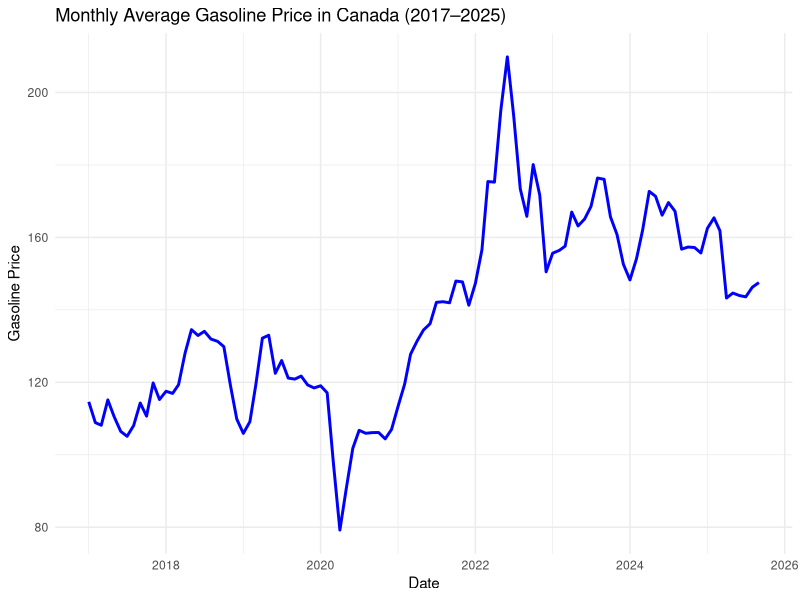
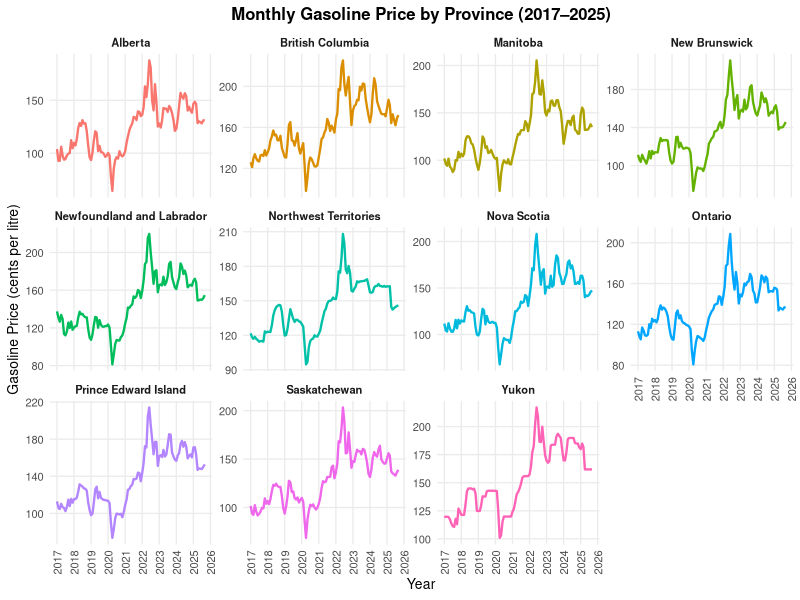
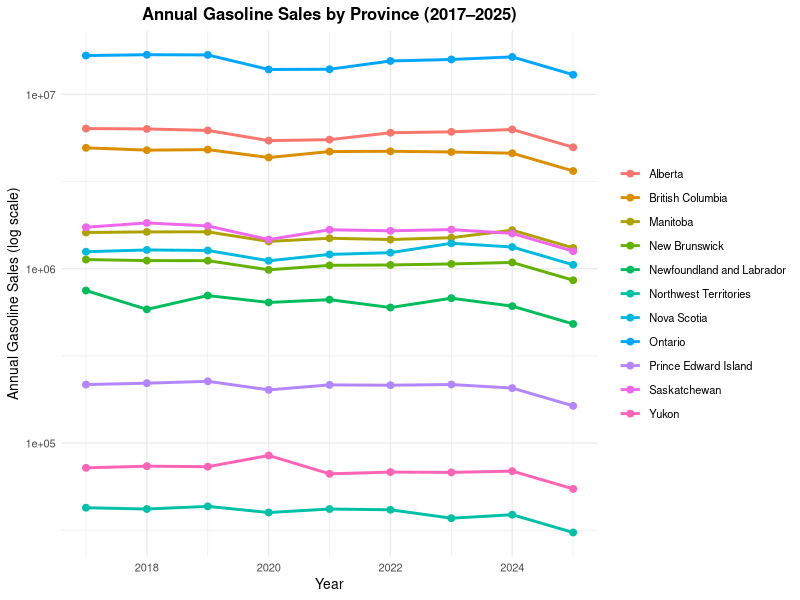
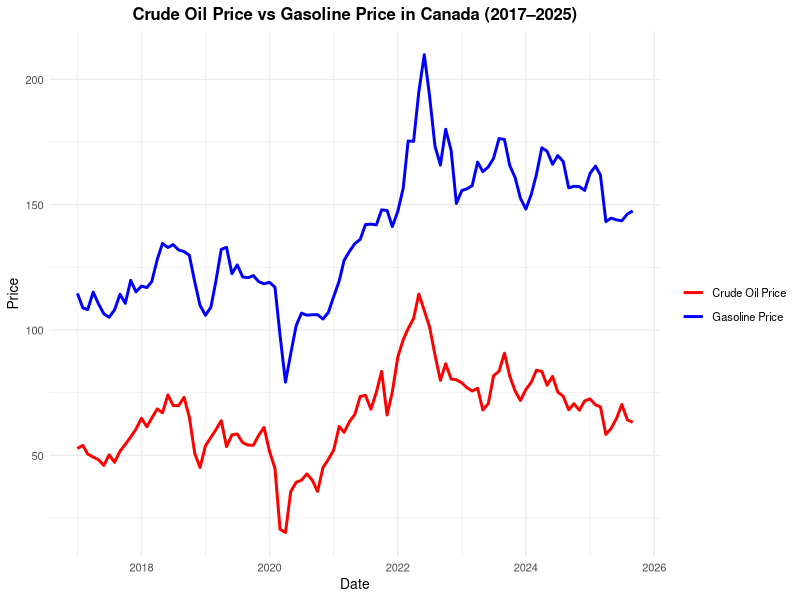
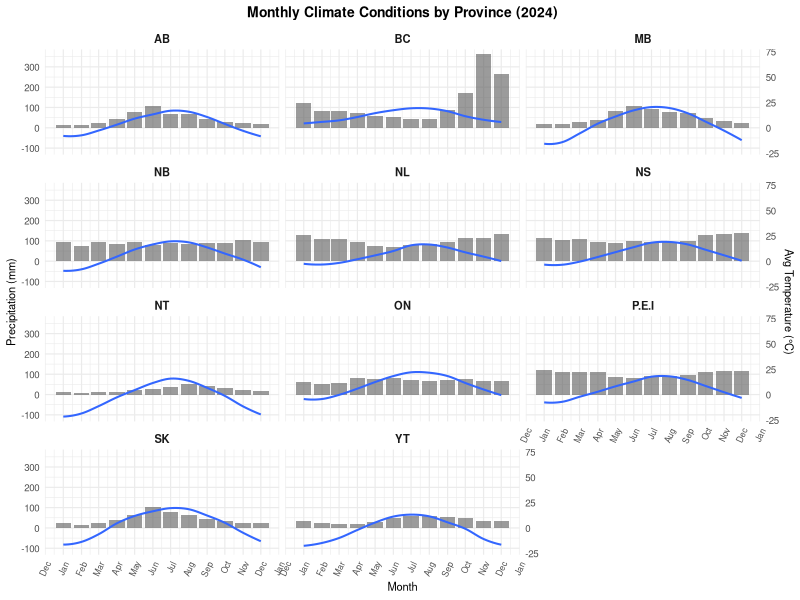
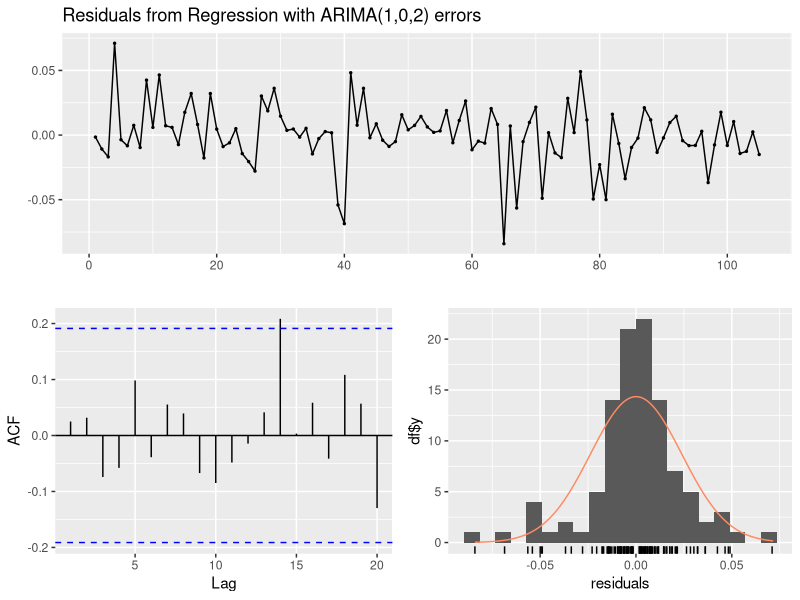
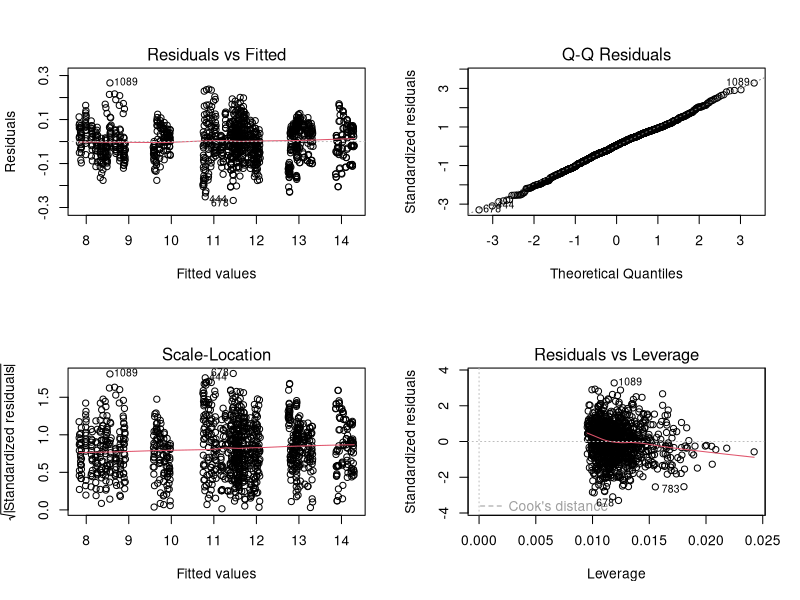

Recreate these plots in R, in order.
## ---- chunk 1
#| message: true
#| warning: true
#| include: false

library(knitr)
library(dplyr)
library(ggplot2)
library(lubridate)
library(kableExtra)
library(stringr)

gas<-read.csv("Final_Data.csv")

## ---- chunk 2
#| label: fig-price-ca
#| fig-cap: Gasoline Price in Canada (General Case)
#| echo: false
#| warning: false
#| message: false


# Ensure Date is in Date format 
gas$Date <- as.Date(gas$Date)

# Compute national average monthly gasoline price
price_monthly <- gas %>%
  group_by(Date) %>%
  summarise(Avg_Price = mean(Gasoline_Price, na.rm = TRUE))

# Plot
ggplot(price_monthly, aes(x = Date, y = Avg_Price)) +
  geom_line(color = "blue", size = 1) +
  labs(
    title = "Monthly Average Gasoline Price in Canada (2017–2025)",
    x = "Date",
    y = "Gasoline Price"
  ) +
  theme_minimal()

## ---- chunk 3
#| label: fig-price-spe
#| fig-cap: Gasoline Price in Canada by Province
#| echo: false
#| warning: false
#| message: false
gas$Date <- as.Date(gas$Date)


gas_clean <- gas %>%
  filter(!is.na(Province), Province != "") %>%
  group_by(Province) %>%
  filter(!all(is.na(Gasoline_Price))) %>%
  ungroup()


ggplot(gas_clean, aes(x = Date, y = Gasoline_Price, color = Province)) +
  geom_line(size = 0.8, show.legend = FALSE) +      
  facet_wrap(~ Province, scales = "free_y", ncol = 4) +
  scale_x_date(
    date_breaks = "1 year",
    date_labels = "%Y"
  ) +
  labs(
    title = "Monthly Gasoline Price by Province (2017–2025)",
    x = "Year",
    y = "Gasoline Price (cents per litre)"
  ) +
  theme_minimal(base_size = 10) +
  theme(
    plot.title = element_text(hjust = 0.5, face = "bold"),
    strip.text = element_text(face = "bold"),
    axis.text.x = element_text(angle = 90, vjust = 0.5),
    panel.grid.minor = element_blank()
  )

## ---- chunk 4
#| label: fig-sale-pro
#| fig-cap: Gasoline Sales in Canada by Province
#| echo: false
#| warning: false
#| message: false
library(dplyr)
library(ggplot2)
library(lubridate)

# Drop NA rows and ensure Sale_quant correct
gas_clean <- gas %>%
  filter(!is.na(Sale_quant), !is.na(Province)) %>%
  mutate(Year = year(Date))

# annual sales by province
annual_sales <- gas_clean %>%
  group_by(Province, Year) %>%
  summarise(Annual_Sales = sum(Sale_quant, na.rm = TRUE), .groups = "drop")

# log y-axis
ggplot(annual_sales, aes(x = Year, y = Annual_Sales, color = Province, group = Province)) +
  geom_line(size = 1) +
  geom_point(size = 2) +
  scale_y_log10() +                                   
  labs(
    title = "Annual Gasoline Sales by Province (2017–2025)",
    x = "Year",
    y = "Annual Gasoline Sales (log scale)"
  ) +
  theme_minimal(base_size = 10) +
  theme(
    plot.title = element_text(hjust = 0.5, face = "bold"),
    legend.title = element_blank()
  )

## ---- chunk 5
#| label: tbl-tax-ca
#| echo: false
#| message: false
#| warning: false
#| fig-height: 5
#| fig-width: 6
#| tbl-cap: Fuel charge rates by Province (Unit $ per Litre)

library(tidyverse)
library(kableExtra)

# ------------------------------------------------------------
# 1. Load dataset
# ------------------------------------------------------------
fuel_summary <- read_csv("Fuel_Charge_Table.csv") %>%
  
  # ------------------------------------------------------------
  # 2. Convert province names to official two-letter abbreviations
  # ------------------------------------------------------------
  mutate(
    Province = recode(Province,
      "Ontario" = "ON",
      "Quebec" = "QC",
      "British Columbia" = "BC",
      "Alberta" = "AB",
      "Saskatchewan" = "SK",
      "Manitoba" = "MB",
      "New Brunswick" = "NB",
      "Nova Scotia" = "NS",
      "Prince Edward Island" = "P.E.I",
      "Newfoundland and Labrador" = "NL",
      "Yukon" = "YT",
      "Northwest Territories" = "NT",
      "Nunavut" = "NU"
    )
  )

# ------------------------------------------------------------
# 3. Build formatted table
# ------------------------------------------------------------
fuel_summary %>%
  kbl(
    digits = 2,
    align = "lcccccc"
  ) %>%
  kable_classic(full_width = FALSE, html_font = "Times New Roman") %>%
  add_header_above(c(" " = 1, "Fiscal Year" = 6)) %>%
  kable_styling(position = "center", font_size = 8)


## ---- chunk 6
#| label: tbl-CPI-ca
#| tbl-cap: CPI of Gasoline in Canada by Province
#| echo: false
#| message: false
#| warning: false
#| tbl-height: 5
#| fig-width: 6

cpi_avg <- gas %>%
  filter(Date >= as.Date("2017-01-01"),
         Date <= as.Date("2025-12-31")) %>%
  group_by(Province) %>%
  summarise(
    Avg_CPI_Gasoline_2017_2025 = round(mean(CPI_Gasoline, na.rm = TRUE), 2)
  ) %>%
  arrange(Province)


cpi_avg %>%
  kbl(
    digits = 2,
    align = "lc",
    col.names = c("Province", "Avg Gasoline CPI")
  ) %>%
  kable_classic(full_width = FALSE, html_font = "Times New Roman") %>%
  kable_styling(
    position = "center",
    font_size = 10
  )

## ---- chunk 7
#| label: tbl-veh-ca
#| tbl-cap: Min and Max Registered Vehicle in Canada
#| echo: false
#| message: false
#| warning: false

vehicle_summary <- gas %>%
  filter(Date == as.Date("2024-12-01")) %>%   
  select(Province, Vehicles_Reg) %>% 
  summarise(
    Min_Registered = min(Vehicles_Reg, na.rm = TRUE),
    Min_Province = Province[which.min(Vehicles_Reg)],
    Max_Registered = max(Vehicles_Reg, na.rm = TRUE),
    Max_Province = Province[which.max(Vehicles_Reg)]
  )

vehicle_summary %>%
  kbl(
    digits = 0,
    align = "lccc"
  ) %>%
  add_header_above(c("Vehicle Registration Summary (Dec 2024)" = 4)) %>%
  kable_classic(full_width = FALSE, html_font = "Times New Roman") %>%
  kable_styling(position = "center", font_size = 10)


## ---- chunk 8
#| label: fig-curde
#| echo: false
#| message: false
#| warning: false
#| fig-cap: Change in Crude Oil Price with Gasoline

gas$Date <- as.Date(gas$Date)

# National average monthly gasoline price
gas_price_monthly <- gas %>%
  group_by(Date) %>%
  summarise(Avg_Gasoline = mean(Gasoline_Price, na.rm = TRUE))

# National average monthly crude oil price 
oil_price_monthly <- gas %>%
  group_by(Date) %>%
  summarise(Avg_Crude = mean(Crude_Oil_Price, na.rm = TRUE))

# Combine two series into one data frame
price_compare <- gas_price_monthly %>%
  left_join(oil_price_monthly, by = "Date")

# Crude Oil vs Gasoline graph
ggplot(price_compare, aes(x = Date)) +
  geom_line(aes(y = Avg_Gasoline, color = "Gasoline Price"), size = 1) +
  geom_line(aes(y = Avg_Crude, color = "Crude Oil Price"), size = 1) +
  scale_color_manual(values = c("Gasoline Price" = "blue",
                                "Crude Oil Price" = "red")) +
  labs(
    title = "Crude Oil Price vs Gasoline Price in Canada (2017–2025)",
    x = "Date",
    y = "Price",
    color = ""
  ) +
  theme_minimal(base_size = 10) +
  theme(
    plot.title = element_text(hjust = 0.5, face = "bold")
  )


## ---- chunk 9
#| label: fig-cli
#| echo: false
#| message: false
#| warning: false
#| fig-cap: Temperacture and Precipitation Change by Provibce



gas$Date <- as.Date(gas$Date)

climate_2024 <- gas %>%
  filter(
    year(Date) == 2024,
    Province != "Nunavut"
  )

climate_2024 <- climate_2024 %>%
  mutate(
    Province_short = case_when(
      Province == "Newfoundland and Labrador" ~ "NL",
      Province == "Prince Edward Island"      ~ "P.E.I",
      Province == "Nova Scotia"               ~ "NS",
      Province == "New Brunswick"             ~ "NB",
      Province == "Quebec"                    ~ "QC",
      Province == "Ontario"                   ~ "ON",
      Province == "Manitoba"                  ~ "MB",
      Province == "Saskatchewan"              ~ "SK",
      Province == "Alberta"                   ~ "AB",
      Province == "British Columbia"          ~ "BC",
      Province == "Yukon"                     ~ "YT",
      Province == "Northwest Territories"     ~ "NT",
      TRUE ~ Province   # 
    )
  )

ggplot(climate_2024, aes(x = Date)) +
  # Precipitation bars
  geom_col(aes(y = Precip_mm), alpha = 0.6) +
  
  # Smoothed temperature line（loess 平滑）
  geom_smooth(
    aes(y = AvgTemp_C * 5),
    method = "loess",
    se = FALSE,
    span = 0.4, 
    alpha = 0.8,
    linewidth = 0.7
  ) +
  
  # double
  scale_y_continuous(
    name = "Precipitation (mm)",
    sec.axis = sec_axis(~ . / 5, name = "Avg Temperature (°C)")
  ) +
  
  scale_x_date(
    date_breaks = "1 month",
    date_labels = "%b"
  ) +
  
  facet_wrap(~ Province_short, ncol = 3) +
  
  labs(
    title = "Monthly Climate Conditions by Province (2024)",
    x = "Month"
  ) +
  
  theme_minimal(base_size = 9) +
  theme(
    strip.text = element_text(face = "bold", size = 8),
    axis.text.x = element_text(angle = 65, hjust = 1, size = 6),
    axis.text.y = element_text(size = 7),
    axis.title = element_text(size = 8),
    plot.title = element_text(hjust = 0.5, face = "bold", size = 10)
  )


## ---- chunk 10
#| echo: false
#| message: false
#| warning: false
library(dplyr)
library(lubridate)
library(forecast)
library(tidyr)
library(purrr)
gas_clean <- gas %>%
  mutate(
    Date     = as.Date(Date),
    Province = trimws(Province)
  ) %>%

  filter(Province != "") %>%
  
  filter(Date >= as.Date("2017-01-01"),
         Date <= as.Date("2025-09-01")) %>%
 
  filter(!Province %in% c("Quebec", "Nunavut")) %>%
  arrange(Province, Date)


gas_model <- gas_clean %>%
  select(Province, Date,
         Gasoline_Price,
         Tax_cents_per_litre,
         Crude_Oil_Price,
         CPI_Gasoline) %>%
  drop_na()

#--------------------------------------------------
# 2.  ARIMAX”model
#ARIMA(p,d,q)(P,D,Q)[12]
#--------------------------------------------------
fit_arimax_one_prov <- function(df_prov){

  df_prov <- df_prov %>% arrange(Date)

  y <- log(df_prov$Gasoline_Price)

  xreg <- as.matrix(df_prov %>%
                      transmute(
                        Tax_cents_per_litre,
                        Crude_Oil_Price,
                        CPI_Gasoline
                      ))

  fit <- auto.arima(
    y,
    xreg      = xreg,
    seasonal  = TRUE,
    stepwise  = FALSE,
    approximation = FALSE
  )

  return(fit)
}

#--------------------------------------------------
# by province
#--------------------------------------------------
prov_list <- split(gas_model, gas_model$Province)

price_models <- map(prov_list, fit_arimax_one_prov)

# see on
price_models[["Ontario"]]

# residual
forecast::checkresiduals(price_models[["Ontario"]])

# for each prof coef unlock it：
#coef_table <- map(price_models, coef) %>%
#  purrr::imap_dfr(~{
#    tibble(
#      Province = .y,
#      term     = names(.x),
#      estimate = as.numeric(.x)
#    )
#  })

#coef_table


## ---- chunk 11
#| echo: false
#| message: false
#| warning: false
library(dplyr)
library(lubridate)
library(broom)

# ⃣ Clean + keep variables 
demand_data <- gas %>%
  mutate(
    Date     = as.Date(Date),
    Province = trimws(Province)
  ) %>%
  filter(Province != "",
         Date >= as.Date("2017-01-01"),
         Date <= as.Date("2025-09-01"),
         !Province %in% c("Quebec", "Nunavut")) %>%
  select(Province, Date,
         Sale_quant,
         Gasoline_Price,
         AvgTemp_C,
         Vehicles_Reg) %>%
  drop_na() %>%
  mutate(
    ln_sales   = log(Sale_quant),
    ln_price   = log(Gasoline_Price),
    ln_veh_reg = log(Vehicles_Reg)
  )


demand_fit <- lm(
  ln_sales ~ ln_price + AvgTemp_C + ln_veh_reg + factor(Province),
  data = demand_data
)

# ⃣ Model summary + tidy table (estimates, s.e., p-values)
summary(demand_fit)
#demand_coef <- tidy(demand_fit)
#demand_coef

## ---- chunk 12
#| label: fig-res
#| echo: false
#| message: false
#| warning: false
#| fig-cap: Assumption Check for Linear Regression
par(mfrow = c(2, 2))
plot(demand_fit)
par(mfrow = c(1, 1))
## ---- chunk 13
#| echo: false

library(dplyr)
library(purrr)
library(forecast)
library(lubridate)

gas_cf <- gas %>%
  mutate(
    Date     = as.Date(Date),
    Province = trimws(Province)
  ) %>%
  filter(
    Province != "",
    !Province %in% c("Quebec", "Nunavut"),
    Date >= as.Date("2017-01-01"),
    Date <= as.Date("2025-09-01")
  ) %>%
  select(
    Province, Date,
    Gasoline_Price,
    Tax_cents_per_litre,
    Crude_Oil_Price,
    CPI_Gasoline
  ) %>%
  drop_na()

# Counterfactual Tax：keep tax

gas_cf <- gas_cf %>%
  mutate(
    Tax_cf = if_else(
      Date >= as.Date("2025-04-01"),
      # tax at 2024）
      Tax_cents_per_litre[Date == as.Date("2024-03-01")][1],
      Tax_cents_per_litre
    )
  )


#  remade

fit_arimax_price <- function(df){

  df <- df %>% arrange(Date)

  y <- log(df$Gasoline_Price)

  xreg_train <- as.matrix(df %>%
                            transmute(
                              Tax_cents_per_litre,
                              Crude_Oil_Price,
                              CPI_Gasoline
                            ))

  fit <- auto.arima(
    y,
    xreg = xreg_train,
    seasonal = TRUE,
    stepwise = FALSE,
    approximation = FALSE
  )

  return(fit)
}

# Counterfactual Forecast Function

price_cf_one_prov <- function(df){

  df <- df %>% arrange(Date)

  fit <- fit_arimax_price(df)

  future_df <- df %>% filter(Date >= as.Date("2025-04-01"))

  xreg_cf <- as.matrix(future_df %>%
                         transmute(
                           Tax_cents_per_litre = Tax_cf,
                           Crude_Oil_Price,
                           CPI_Gasoline
                         ))

  # Counterfactual Forecast
  fc <- forecast(
    fit,
    xreg = xreg_cf,
    h = nrow(future_df)
  )

  tibble(
    Province          = df$Province[1],
    Date              = future_df$Date,
    Actual_Price      = future_df$Gasoline_Price,
    CF_ln_Price       = as.numeric(fc$mean),
    CF_Price          = exp(as.numeric(fc$mean)),
    Price_Difference  = CF_Price - Actual_Price
  )
}

#  all provinces

prov_list <- split(gas_cf, gas_cf$Province)

price_cf_results <- map_dfr(prov_list, price_cf_one_prov)

head(price_cf_results, 6)
## ---- chunk 14
#| echo: false



demand_base <- demand_data %>%
  mutate(
    pred_ln_sales_actual = predict(demand_fit, newdata = ., type = "response"),
    pred_sales_actual    = exp(pred_ln_sales_actual)   # 还原到数量
  )


demand_cf <- demand_base %>%
  mutate(
    ln_price_cf = if_else(
      Date >= as.Date("2019-04-01"),
      ln_price - log(1.05),   # 2019-04 之后价格降低 5%
      ln_price                # 之前保持不变
    ),
    # 把模型里用到的 ln_price 换成 counterfactual 的版本
    ln_price = ln_price_cf
  ) %>%
  mutate(
    pred_ln_sales_cf = predict(demand_fit, newdata = ., type = "response"),
    pred_sales_cf    = exp(pred_ln_sales_cf)
  )


cf_summary <- demand_cf %>%
  # 如果只想看某一段时期，可以在这儿再加一层 filter(Date >= ..., Date <= ...)
  group_by(Province) %>%
  summarise(
    Actual_Sales = sum(pred_sales_actual),
    CF_Sales     = sum(pred_sales_cf),
    Diff_Sales   = CF_Sales - Actual_Sales,
    Diff_Percent = 100 * Diff_Sales / Actual_Sales
  ) %>%
  arrange(Province)

cf_summary
